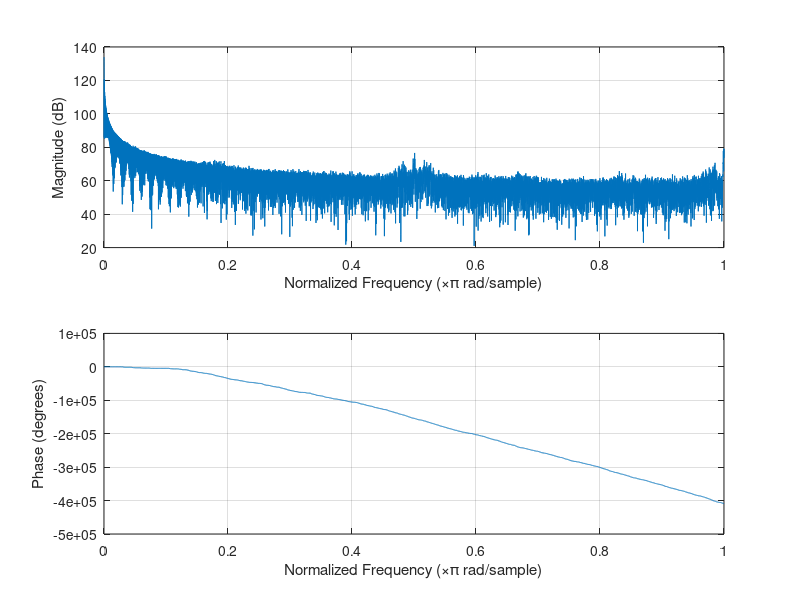

Write the MATLAB code that produced this figure.
%% GROUND CONTROL STATION
% Do the calculations as ground control
clear all;
close all;

% CALIBRATION METODE
% Calibrate X loadcell
% Get data with no load in positiv x direction
file = fopen('rhdlog_noload.txt');
C1 = textscan(file, '%f %f %f %f %f %f %d %d %d %d %d %d %d %d %d %d %d %d %d %d %d %d %d %d %d %d %d %d %d %d %d','Delimiter',' ','HeaderLines',18);
fclose(file);



dataX = cell2mat(C1(:,3));
%dataX = dataX./100;

% Mean X value
X_mean = mean(dataX);
Xoffset = X_mean;

% Get data with load in positive x direction
load = 600; % [gram]
file = fopen('rhdlog_xload.txt');
C2 = textscan(file, '%f %f %f %f %f %f %d %d %d %d %d %d %d %d %d %d %d %d %d %d %d %d %d %d %d %d %d %d %d %d %d','Delimiter',' ','HeaderLines',18);
fclose(file);

dataXload = cell2mat(C2(:,3));
X_Load_mean = mean(dataXload);

Kx = load/(X_Load_mean-Xoffset);

%%
% Calibration Y loadcell
% Get data with no load in positiv y direction
file = fopen('rhdlog_xload.txt');
C1 = textscan(file, '%f %f %f %f %f %f %d %d %d %d %d %d %d %d %d %d %d %d %d %d %d %d %d %d %d %d %d %d %d %d %d','Delimiter',' ','HeaderLines',18);
fclose(file);

dataY = cell2mat(C1(:,4));
%dataY = dataY./100;

% Mean Y value
Y_mean = mean(dataY);
Yoffset = Y_mean;

% Get data with load in positive x direction
load = 500; % [gram]
file = fopen('rhdlog_test6.txt');
C2 = textscan(file, '%f %f %f %f %f %f %d %d %d %d %d %d %d %d %d %d %d %d %d %d %d %d %d %d %d %d %d %d %d %d %d','Delimiter',' ','HeaderLines',18);
fclose(file);

dataYload = cell2mat(C2(:,4));
Y_Load_mean = mean(dataYload);

Ky = load/(Y_Load_mean-Yoffset);

%% LOAD data and run calibration filter
clear all;
close all;

% Calibration constants
%Xoffset = 0.161557079467527;
%Kx  = -4.271835679197036e+03;
%Yoffset = -6.665272445220089e+02;
%Ky = 20.245607413860206;
Xoffset = -439.2251;
Kx  = 0.5;
%Yoffset = -666;
%Ky = -1;


file = fopen('rhdlog.txt');
C = textscan(file, '%f %f %f %f %f %f %d %d %d %d %d %d %d %d %d %d %d %d %d %d %d %d %d %d %d %d %d %d %d %d %d','Delimiter',' ','HeaderLines',18);
fclose(file);

% timevector
t = cell2mat(C(:,1))';
offset = t(1);
for i = 1:length(t)
    t(i) = t(i)-offset;
end

Ts = t(:,2)-t(:,1);
Fs = 1/Ts;

dataX = cell2mat(C(:,3));
%dataX = dataX./100;
for i = 1:length(dataX)
    dataXcalib(i) = Kx*(dataX(i)-Xoffset);
end

%dataY = cell2mat(C(:,4));
%dataY = dataY./100;
%for i = 1:length(dataY)
%    dataYcalib(i) = Ky*(dataY(i)-Yoffset);
%end

figure;
hold on;
plot(t,dataX,'red');
%plot(t,dataY,'blue');
plot(t,dataXcalib,'green');
%plot(t,dataYcalib,'yellow');
xlabel('Time [s]');
ylabel('Data');
title('Input data');
legend('X','X calib');
%legend('X','Y','X calib','Y calib');
hold off;

mean(dataXcalib)
%%
freqz(dataX);
